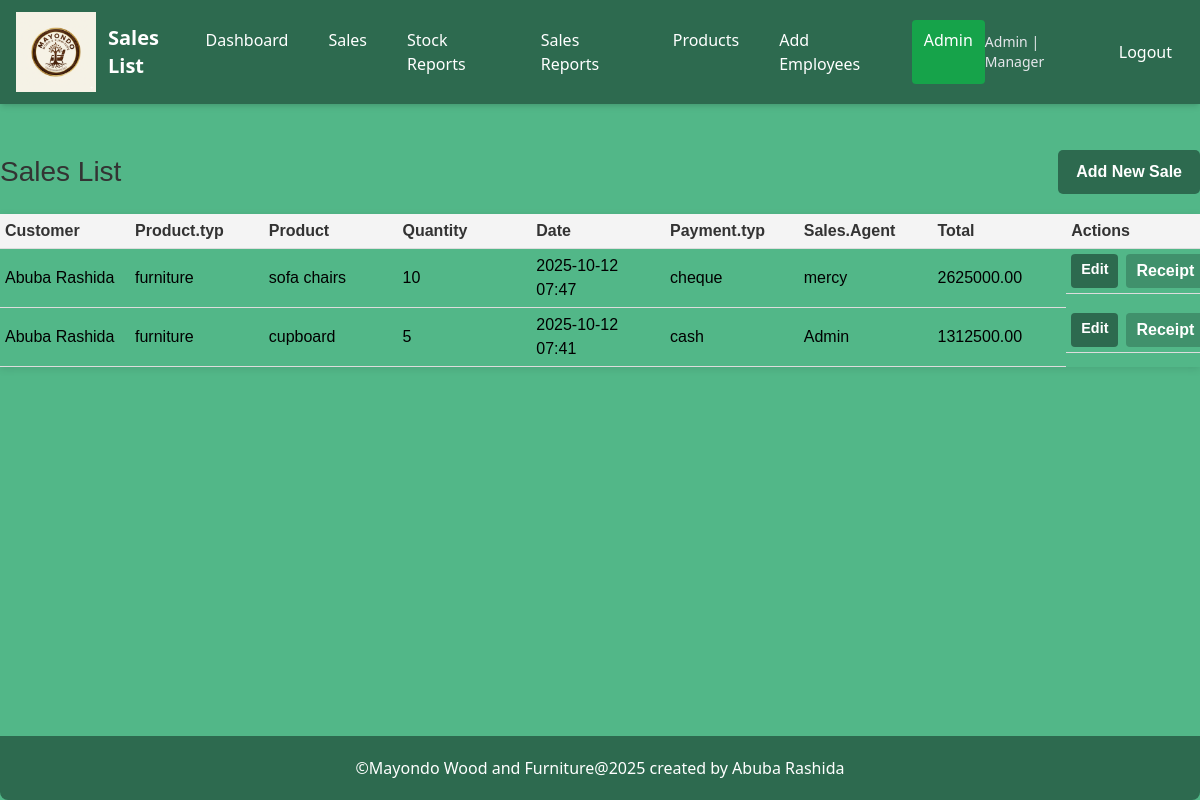
The app's page /sales/ (signed in) with its own data.
### mayondo_app/models.py (models this page shows, shortened)
class CustomUser(AbstractUser):
      ROLES = [('user', 'User'),('admin', 'Admin'),('manager', 'Manager')]
      role = models.CharField(max_length=50, choices=ROLES, unique=False)
      def __str__(self):
        return self.username

class Sale(models.Model):
    customer_name = models.CharField(max_length=255)
    product_type = models.CharField(max_length=100)
    product = models.ForeignKey("Product", on_delete=models.CASCADE)
    quantity = models.PositiveIntegerField()
    sale_date = models.DateTimeField(default=now)
    payment_type = models.CharField(
        max_length=20,
        choices=[
            ('cash', 'Cash'),
            ('cheque', 'Cheque'),
            ('bank_overdraft', 'Bank Overdraft'),
        ]
    )
    sales_agent = models.ForeignKey(CustomUser, on_delete=models.SET_NULL, null=True, blank=True)
    transport_included = models.BooleanField(default=False)
    total = models.DecimalField(max_digits=12, decimal_places=2, default=0)
    class Meta:
        ordering = ['-sale_date']

class Product(models.Model):
    PRODUCT_TYPES = [
        ('wood', 'Wood'),
        ('furniture', 'Furniture'),
    ]
    name = models.CharField(max_length=200)
    type = models.CharField(max_length=20, choices=PRODUCT_TYPES)
    supplier_name = models.CharField(max_length=200)
    cost_price = models.DecimalField(max_digits=10, decimal_places=2,default=0)
    product_price = models.DecimalField(max_digits=10, decimal_places=2, default=0)
    stock_quantity = models.PositiveIntegerField(default=0)
    quality = models.CharField(max_length=100, blank=True, null=True)
    color = models.CharField(max_length=100, blank=True, null=True)
    measurement = models.CharField(max_length=100, blank=True, null=True)
    date_added = models.DateTimeField(auto_now_add=True)
    class Meta:
        ordering = ['-date_added']

### mayondo_app/views.py (the view)
# urls.py: path('sales/',sales_listpage, name='sales_listpage'),
def sales_listpage(request):
    sales = Sale.objects.all().order_by('-sale_date')
    return render(request, 'sales_list.html', {'sales': sales})

### mayondo_app/templates/sales_list.html (shortened to what this page needs)
 {% load static %}
 <!DOCTYPE html>
<html lang="en">
<head>
     <script src="https://cdn.tailwindcss.com"></script>
     <link rel="stylesheet" href="{% static 'css/style.css' %}" >
</head>
<body class="mt-10 bg-[#52B788]">
<nav class="fixed top-0 left-0 w-full bg-[#2D6A4F] text-white shadow-md z-50">
  <div class="max-w-7xl mx-auto px-4 py-3 flex justify-between items-center">
    <div class="flex items-center space-x-3 h-20">
           <img src="{% static 'images/logo.png' %}" alt="Mayondo Logo" class="h-20 w-20 object-contain">
      <h2 class="text-xl font-bold">Sales List</h2>
    </div>
    <div class="hidden md:flex space-x-4">
      <a href="{% url 'mayondo_app:dashboard' %}" class="px-3 py-2 rounded hover:bg-[#52B788] transition">
        Dashboard
      </a>
      <a href="{% url 'mayondo_app:sales_listpage' %}" class="px-3 py-2 rounded hover:bg-[#52B788] transition">
        Sales
      </a>
      <a href="{% url 'mayondo_app:stock_report' %}" class="px-3 py-2 rounded hover:bg-[#52B788] transition">
        Stock Reports
      </a>
      <a href="{% url 'mayondo_app:sales_report' %}" class="px-3 py-2 rounded hover:bg-[#52B788] transition">
        Sales Reports
      </a>
      {% if user.role|lower == 'manager' or user.role|lower == 'admin' %}
      <a href="{% url 'mayondo_app:product_list' %}" class="px-3 py-2 rounded hover:bg-[#52B788] transition">
        Products
      </a>
      <a href="{% url 'mayondo_app:register' %}" class="px-3 py-2 rounded hover:bg-[#52B788] transition">
        Add Employees
      </a>
      <a href="/admin/" class="px-3 py-2 rounded bg-green-600 hover:bg-[#52B788] transition">
        Admin
      </a>
      {% endif %}
    </div>
    <div class="flex items-center space-x-3">
      <span class="text-sm text-gray-200">
         {{ user.username|title }} | {{ user.role|title }}
      </span>
      <a href="{% url 'mayondo_app:logout' %}" class="px-3 py-2 rounded text-white-300 hover:text-white hover:bg-[#52B788] transition">
        Logout
      </a>
    </div>
  </div>
</nav>
<div class="pt-20 px-4">
</div>
    <div class="sales-container">
    <div class="sales-header">
        <h1>Sales List</h1>
        <a href="{% url 'mayondo_app:sale_create' %}" class="btn-add-sale">Add New Sale</a>
    </div>
    <table class="sales-table">
        <thead>
            <tr>
                <th class="customer-column">Customer</th>
                <th class="product.tpy-column">Product.typ</th>
                <th class="product-column">Product</th>
                <th class="quantity-column">Quantity</th>
                <th class="date-column">Date</th>
                <th class="payment-column">Payment.typ</th>
                <th class="sales-column">Sales.Agent</th>
                <th class="total-column">Total</th>
                <th class="actions-column">Actions</th>
            </tr>
        </thead>
        <tbody>
            {% for s in sales %}
            <tr>
                <td>{{ s.customer_name }}</td>
                <td>{{ s.product.type }}</td>
                <td>{{ s.product.name }}</td>
                <td>{{ s.quantity }}</td>
                <td>{{ s.sale_date|date:"Y-m-d H:i" }}</td>
                <td>{{ s.payment_type }}</td>
                <td>{{ s.sales_agent }}</td>
                <td>{{ s.total }}</td>
                <td class="actions">
                <a href="{% url 'mayondo_app:sale_edit' s.pk %}" class="btn-edit">Edit</a>
                <a href="{% url 'mayondo_app:receipt' s.pk %}" class="btn-receipt">Receipt</a>
                </td>
            </tr>
            {% empty %}
            <tr>
                <td colspan="8" class="sales-empty">No sales yet.</td>
            </tr>
            {% endfor %}
        </tbody>
    </table>
</div>
 <footer style="Position: fixed; bottom: 0; left: 0; width: 100%;"><br>
      <p class="footer">&copy;Mayondo Wood and Furniture@2025 created by Abuba Rashida</p>
    </footer>
</body>
</html>

### mayondo_app/static/css/style.css (style rules this page uses)
.btn-edit, .btn-delete { padding: 6px 12px; border-radius: 6px; text-decoration: none; font-size: 0.9rem; }
.btn-edit { background-color: #10b981; color: white; margin-right: 6px; }
.sales-container { width: 100%; margin: 30px auto; font-family: Arial, sans-serif; }
.sales-header { display: flex; justify-content: space-between; align-items: center; margin-bottom: 20px; }
.sales-header h1 { font-size: 28px; color: #333; }
.btn-add-sale { text-decoration: none; background-color: #2d6a4f; color: white; padding: 10px 18px; border-radius: 5px; font-weight: bold; transition: background-color 0.3s; }
.sales-table { width: 100%; border-collapse: collapse; box-shadow: 0 2px 8px rgba(0, 0, 0, 0.1); table-layout: fixed; }
.sales-table .customer-column { width: 130px; }
.sales-table th, .sales-table td { padding: 5px; text-align: left; border-bottom: 1px solid #ddd; }
.sales-table th { background-color: #f4f4f4; color: #333; width: auto; padding: 5px; }
.sales-table tr { transition: background-color 0.3s ease; }
.sales-table td.actions { display: flex; gap: 2px; }
.sales-table td.actions a { padding: 5px 10px; border-radius: 4px; text-decoration: none; color: white; font-weight: bold; text-align: center; transition: background-color 0.3s; }
.btn-edit { background-color: #2d6a4f; }
.btn-receipt { background-color: #40916c; }
.footer { text-align: center; padding: 20px; background-color: #2d6a4f; color: #fff; border-radius: 0 0 8px 8px; }

### records on screen
CustomUser: username "Admin", role "Manager"
Sale: customer_name "Abuba Rashida", product.type "furniture", product.name "sofa chairs", quantity "10", sale_date "2025-10-12 07:47", payment_type "cheque", sales_agent "mercy", total "2625000.00"
Sale: customer_name "Abuba Rashida", product.type "furniture", product.name "cupboard", quantity "5", sale_date "2025-10-12 07:41", payment_type "cash", sales_agent "Admin", total "1312500.00"
